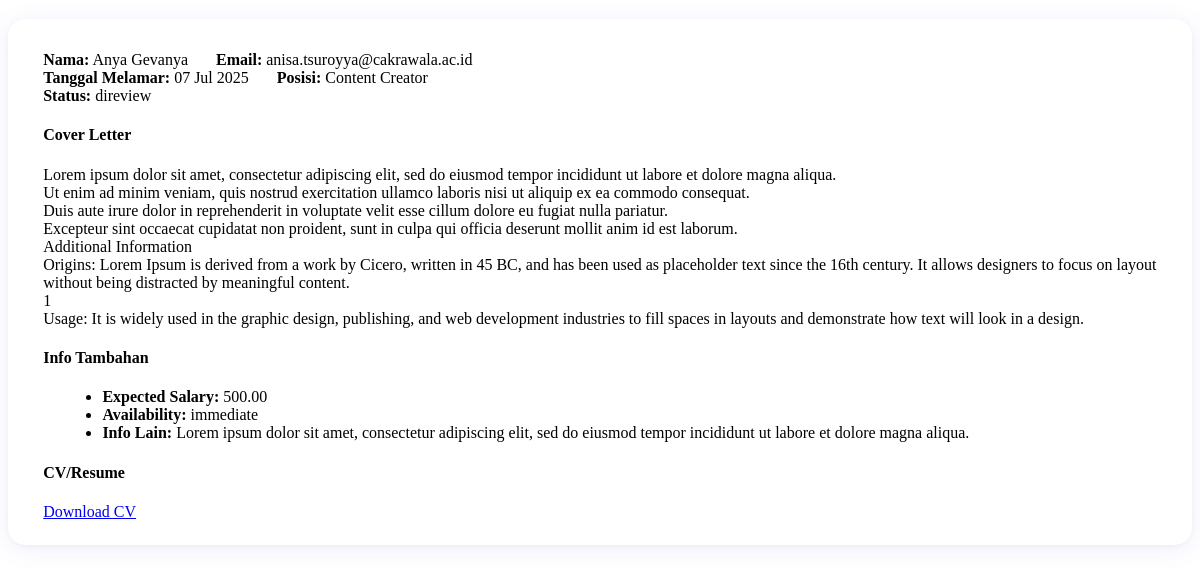
/src/pages/get-application-details.php?id=2 (signed in), run on an earlier commit of the app's database.
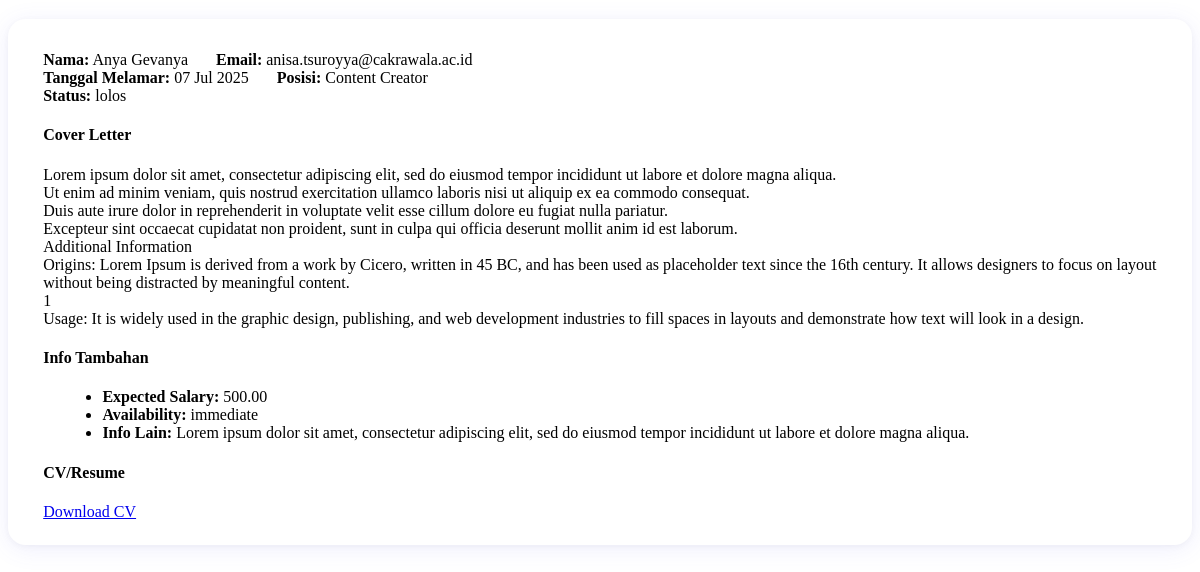
And on a later commit of the database.
### tables this page shows
CREATE TABLE `applications` (
  `id` int(11) NOT NULL,
  `user_id` int(11) NOT NULL,
  `job_id` int(11) NOT NULL,
  `cover_letter` text DEFAULT NULL,
  `cv_file` varchar(255) DEFAULT NULL,
  `expected_salary` decimal(10,2) DEFAULT NULL,
  `availability` varchar(50) DEFAULT NULL,
  `additional_info` text DEFAULT NULL,
  `status` enum('menunggu','direview','terseleksi','interview','lolos','tidak_terseleksi','tidak_lolos') NOT NULL DEFAULT 'menunggu',
  `work_status` enum('not_started','in_progress','completed','reviewed','sudah_direview','waiting_worker_confirmation','paid') DEFAULT 'not_started',
  `applied_at` timestamp NOT NULL DEFAULT current_timestamp(),
  `updated_at` timestamp NOT NULL DEFAULT current_timestamp() ON UPDATE current_timestamp(),
  `payment_proof` varchar(255) DEFAULT NULL
);

CREATE TABLE `jobs` (
  `id` int(11) NOT NULL,
  `title` varchar(255) NOT NULL,
  `brief_description` varchar(200) DEFAULT NULL,
  `full_description` text DEFAULT NULL,
  `category` varchar(100) DEFAULT NULL,
  `location` varchar(100) DEFAULT NULL,
  `payment_type` varchar(50) DEFAULT NULL,
  `amount` decimal(15,2) DEFAULT NULL,
  `currency` varchar(10) DEFAULT NULL,
  `requirements` text DEFAULT NULL,
  `company_name` varchar(100) DEFAULT NULL,
  `company_email` varchar(100) DEFAULT NULL,
  `company_logo_url` varchar(255) DEFAULT NULL,
  `posted_by` int(11) DEFAULT NULL,
  `created_at` timestamp NOT NULL DEFAULT current_timestamp(),
  `status` enum('TERBUKA','TERTUTUP') NOT NULL DEFAULT 'TERBUKA'
);

### src/pages/get-application-details.php (the view, shortened to what this page needs)
<?php
require_once '../db/connection.php';
$app_id = intval($_GET['id']);
$app_query = mysqli_query($conn, "SELECT a.*, j.title as job_title, j.company_name, j.posted_by, j.id as job_id FROM applications a JOIN jobs j ON a.job_id = j.id WHERE a.id='$app_id'");
$app = mysqli_fetch_assoc($app_query);
echo '<div class="preview-lamaran-card">';
echo '<div class="lamaran-header">';
$user_query = mysqli_query($conn, "SELECT name, email FROM users WHERE id='".$app['user_id']."'");
$user = mysqli_fetch_assoc($user_query);
echo '<div class="pelamar-info"><i class="fa fa-user"></i> <b>Nama:</b> '.htmlspecialchars($user['name']).' <span style="margin-left:1.5rem;"><i class="fa fa-envelope"></i> <b>Email:</b> '.htmlspecialchars($user['email']).'</span></div>';
echo '<div class="lamaran-meta"><i class="fa fa-calendar"></i> <b>Tanggal Melamar:</b> '.date('d M Y', strtotime($app['applied_at'])).' <span style="margin-left:1.5rem;"><i class="fa fa-briefcase"></i> <b>Posisi:</b> '.htmlspecialchars($app['job_title']).'</span></div>';
echo '<div class="lamaran-status"><b>Status:</b> <span class="badge badge-status badge-'.htmlspecialchars($app['status']).'">'.htmlspecialchars($app['status']).'</span></div>';
echo '</div>';
if (!empty($app['cover_letter'])) {
    echo '<div class="lamaran-section"><h4><i class="fa fa-file-alt"></i> Cover Letter</h4><div class="lamaran-content">'.nl2br(htmlspecialchars($app['cover_letter'])).'</div></div>';
}
if (!empty($app['expected_salary']) || !empty($app['availability']) || !empty($app['additional_info'])) {
    echo '<div class="lamaran-section"><h4><i class="fa fa-info-circle"></i> Info Tambahan</h4><ul style="margin:0 0 0 1.2em;">';
    if (!empty($app['expected_salary'])) echo '<li><b>Expected Salary:</b> '.htmlspecialchars($app['expected_salary']).'</li>';
    if (!empty($app['availability'])) echo '<li><b>Availability:</b> '.htmlspecialchars($app['availability']).'</li>';
    if (!empty($app['additional_info'])) echo '<li><b>Info Lain:</b> '.nl2br(htmlspecialchars($app['additional_info'])).'</li>';
    echo '</ul></div>';
}
if (!empty($app['cv_file'])) {
    $cv_url = '../../'.$app['cv_file'];
    echo '<div class="lamaran-section"><h4><i class="fa fa-file-pdf"></i> CV/Resume</h4>';
    echo '<a href="'.$cv_url.'" class="btn btn-primary btn-xs" target="_blank" style="margin-top:0.5rem;"><i class="fa fa-download"></i> Download CV</a>';
    echo '</div>';
}
echo '</div>';
?>

What changed in the data, as far as the page shows it:
changed applications "immediate": status "direview" → "lolos"
